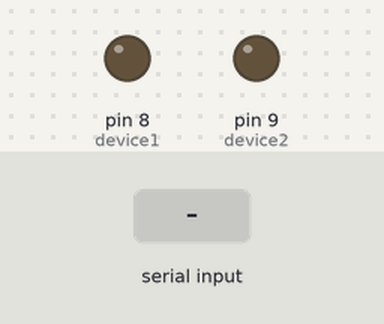
A sketch run on a simulated Arduino Uno, built with avr-gcc and run on an emulated ATmega328P. Shown: output pins drawn as LEDs (lit = HIGH). The inputs (shaded band) are chosen by the test bench.

Above: at 1.2 s.
1.3 s: "A" received over Serial
At 1.9 s:
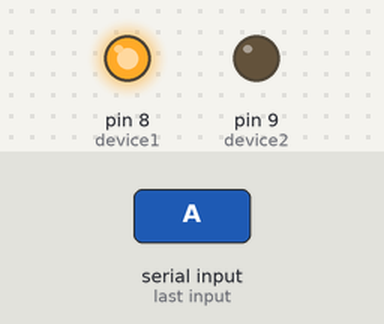
2.8 s: "B" received over Serial
At 4.0 s:
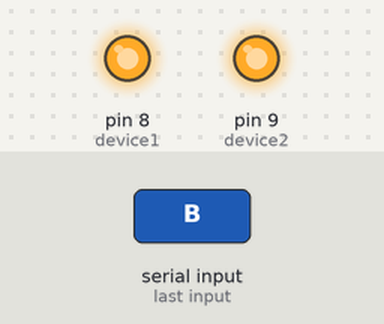
4.3 s: "a" received over Serial
At 5.4 s:
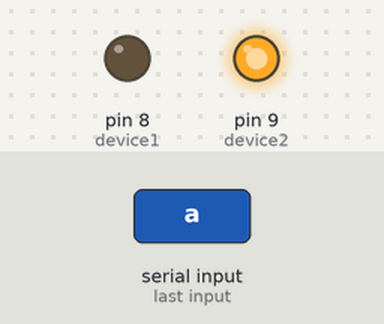
5.8 s: "b" received over Serial
At 6.5 s:
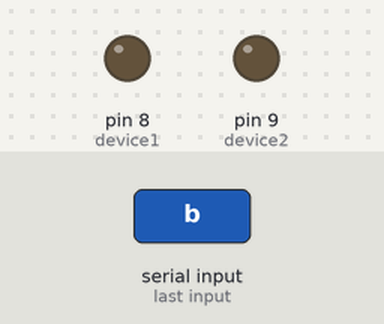
Timing chart, 0 to 8.3 s (numbered marks = the images above; inputs shaded):
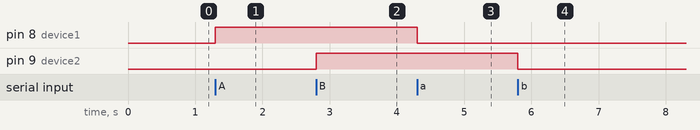

The sketch:

bluetooth_home_automation_ino.ino
```cpp
char data = 0;
int device1 = 8;  // Relay or LED for Device 1
int device2 = 9;  // Relay or LED for Device 2

void setup() {
  Serial.begin(9600);  // Start Bluetooth communication
  pinMode(device1, OUTPUT);
  pinMode(device2, OUTPUT);
}

void loop() {
  if (Serial.available()) {
    data = Serial.read();

    if (data == 'A') {
      digitalWrite(device1, HIGH); // Turn ON device 1
    }
    else if (data == 'a') {
      digitalWrite(device1, LOW);  // Turn OFF device 1
    }
    else if (data == 'B') {
      digitalWrite(device2, HIGH); // Turn ON device 2
    }
    else if (data == 'b') {
      digitalWrite(device2, LOW);  // Turn OFF device 2
    }
  }
}
```

Measured:
- after the input at 1.3 s, pin 8 (device1): LOW → HIGH at once
- after the input at 2.8 s, pin 9 (device2): LOW → HIGH at once
- after the input at 4.3 s, pin 8 (device1): HIGH → LOW at once
- after the input at 5.8 s, pin 9 (device2): HIGH → LOW at once
